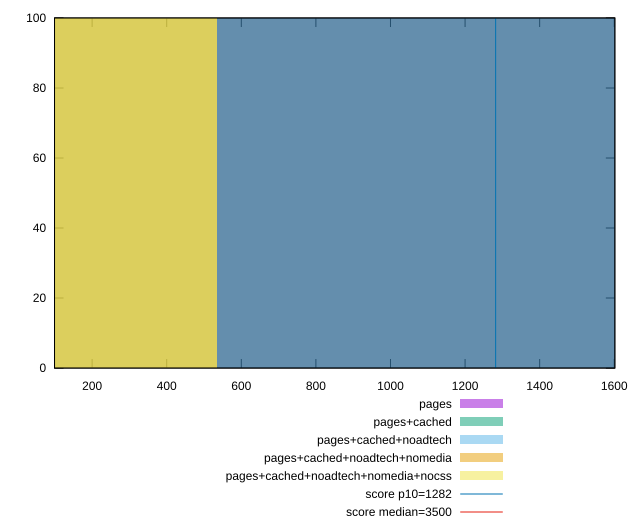

This figure's gnuplot source:
reset

$pages <<EOF
1070.9599228158309 100
EOF

$pagesCached <<EOF
1070.9599228158309 100
EOF

$pagesCachedNoadtech <<EOF
0 100
EOF

$pagesCachedNoadtechNomedia <<EOF
0 100
EOF

$pagesCachedNoadtechNomediaNocss <<EOF
0 100
EOF

set key outside below
set boxwidth 1070.9599228158309
set xrange [99.20399999999998:1601.5319999999992]
set yrange [0:100]
set trange [0:100]
set style fill transparent solid 0.5 noborder

set parametric
set terminal svg size 640, 530 enhanced background rgb 'white'
set output "report_00020_2021-02-19T21:17:38.612Z2/bootup-time/comparison/histogram/all_raw.svg"

plot $pages title "pages" with boxes, \
     $pagesCached title "pages+cached" with boxes, \
     $pagesCachedNoadtech title "pages+cached+noadtech" with boxes, \
     $pagesCachedNoadtechNomedia title "pages+cached+noadtech+nomedia" with boxes, \
     $pagesCachedNoadtechNomediaNocss title "pages+cached+noadtech+nomedia+nocss" with boxes, \
     1282,t title "score p10=1282", \
     3500,t title "score median=3500"

reset
